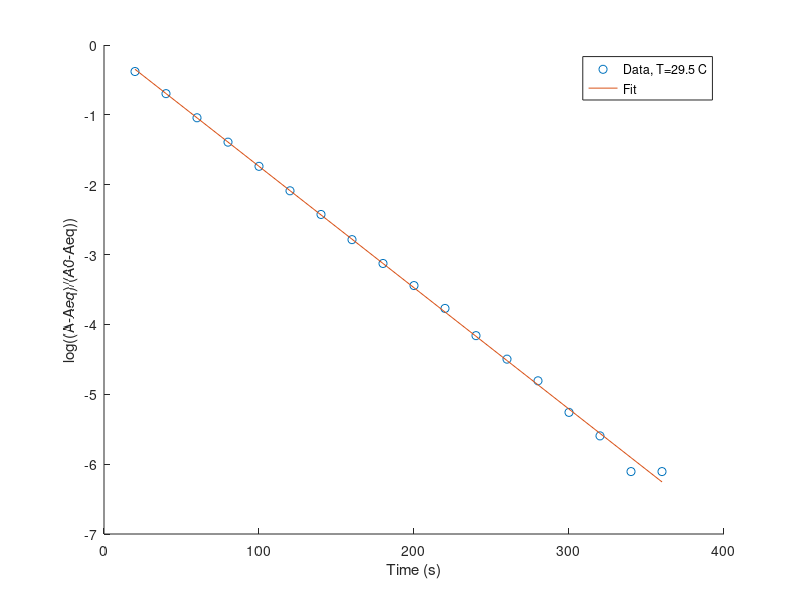
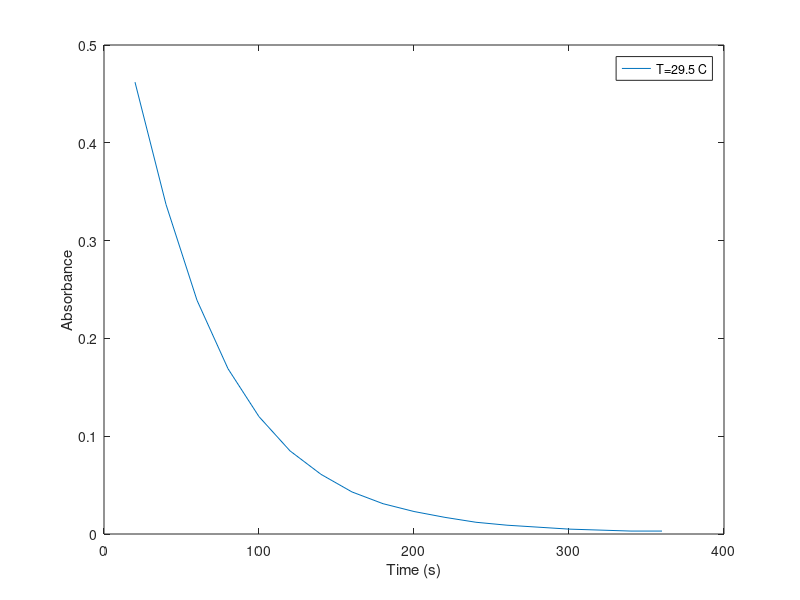
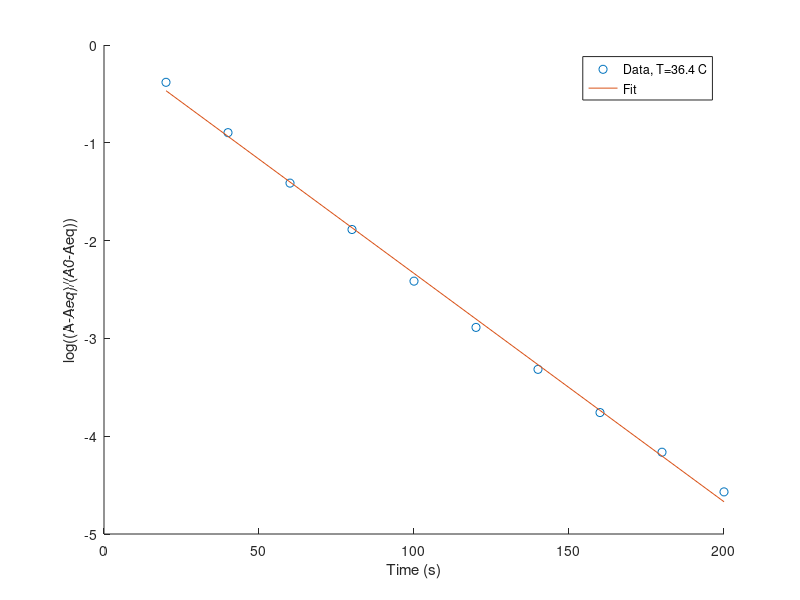
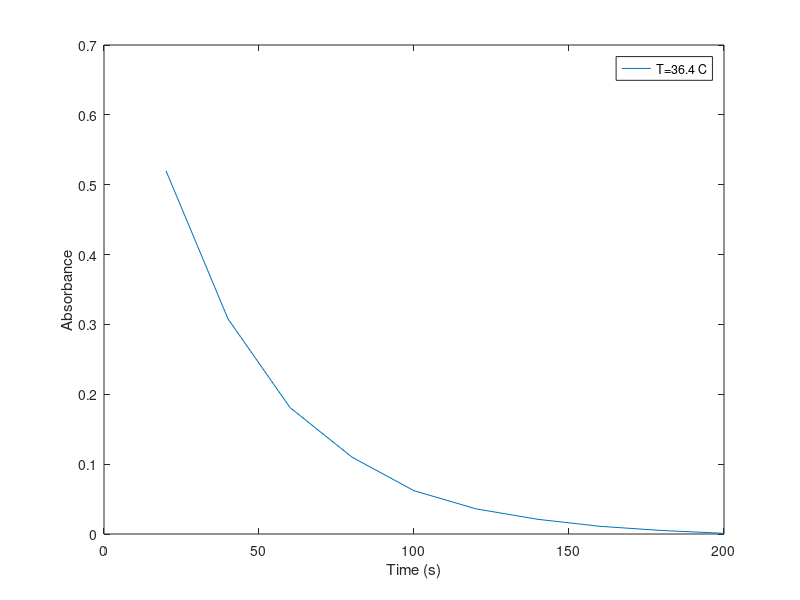

Write the MATLAB code that produced these figures, in order.
function kinetics

%data for setting A, T=29.5 C
time_A = 20:20:360;
abs_A = [0.462, 0.337, 0.239, 0.169, 0.120, 0.085, 0.061, 0.043, 0.031, 0.023, 0.017, 0.012, 0.009, 0.007, 0.005, 0.004, 0.003, 0.003];
[k1star_A, k2_A] = compute_all(time_A, abs_A, 0.5, 29.5);

%data for setting B, T=36.4 C
time_B = 20:20:320;
abs_B = [0.520, 0.308, 0.181, 0.110, 0.062, 0.036, 0.021, 0.011, 0.005, 0.001, 0.000, -0.004, -0.006, -0.007, -0.008, -0.008];
[k1star_B, k2_B] = compute_all(time_B(1:numel(time_B)-6), abs_B(1:numel(time_B)-6), 8, 36.4);

%data for setting C, T=48.5 C
time_C = 15:5:90;
abs_C = [0.001, 0.053, 0.111, 0.085, 0.060, 0.043, 0.032, 0.025, 0.021, 0.020, 0.018, 0.018, 0.018, 0.018, 0.018, 0.018];
[k1star_C, k2_C] = compute_all(time_C(3:numel(time_C)-5), abs_C(3:numel(time_C)-5), 0.2, 48.5);

%%Activation Energies
[E1, uncert_1] = calc_Ea([k1star_A, k1star_B, k1star_C],[29.5, 36.4, 48.5]+273.15);
[E2, uncert_2] = calc_Ea([k2_A, k2_B, k2_C],[29.5, 36.4, 48.5]+273.15);
Hrxn = E1-E2;

fprintf('-----------------------------------\n')
fprintf('Activation Energies (J/mol) \n')
fprintf('-----------------------------------\n')
fprintf('E1                       %4.4e \n', E1)
fprintf('Uncertainty              %4.4e \n', uncert_1)
fprintf('E2                       %4.4e \n', E2)
fprintf('Uncertainty              %4.4e \n', uncert_2)
fprintf('-----------------------------------\n')
fprintf('Heat of Reaction: %4.4e J/mol \n', Hrxn)

end

function [k1star, k2] = compute_all(time, abs, c_factor, T)

[A0, Aeq, slope] = calc_A0(time, abs, c_factor, T);
[k1star, k2] = rxn_constants(slope, A0, Aeq);

%Uncertainty
[sigma_m, sigma_b] = linear_reg_uncertainty(time,log((abs-Aeq)/(A0-Aeq)),slope,0);

fprintf('------------------------------\n')
fprintf('Results for T=%.1f C \n',T)
fprintf('------------------------------\n')
fprintf('A0                     %.4f\n', A0)
fprintf('Aeq                    %.4f\n', Aeq)
fprintf('k1*                    %4.4e\n', k1star)
fprintf('k2                     %4.4e\n', k2)
fprintf('Uncertainty, slope     %4.4e\n', sigma_m)
fprintf('Uncertainty, intercept %4.4e\n', sigma_b)

figure
plot(time, abs)
xlabel('Time (s)')
ylabel('Absorbance')
legend(sprintf('T=%.1f C',T))

end

function [A0, Aeq, slope] = calc_A0(time, A, c, T)

Aeq = A(end) - c*A(end); %Estimate equilibrium absorbance value

tol = 0.0001;
error = 1;
count = 0;

A0_guess = max(A); %Guess initial A0

while error > tol
    log_A = log((A-Aeq)/(A0_guess-Aeq));
    p = polyfit(time, log_A, 1);
    A0_guess = A0_guess + p(2);
    error = abs(p(2));
    count = count+1;
    if count > 100
        disp('Took too many iterations to find A0, check inputs')
        break
    end
end

A0 = A0_guess;
slope = p(1);

figure
hold on
plot(time, log_A, 'o')
plot(time, p(1).*time + p(2))
xlabel('Time (s)')
ylabel('log((A-Aeq)/(A0-Aeq))')
legend(sprintf('Data, T=%.1f C',T), 'Fit')

end

function [k1_star, k2] = rxn_constants(slope, A0, Aeq)
%Calculate rate constants
C = (A0 - Aeq)/Aeq;
k2 = -slope/(1+C);
k1_star = -slope-k2;
end

function [Ea, uncert] = calc_Ea(k, T)
%Temp must be in Kelvin

x = 1./(8.314*T);
y = log(abs(k));

p = polyfit(x, y, 1);
Ea = -p(1);

[uncert, ~] = linear_reg_uncertainty(x, y, p(1), p(2));

end

function [sigma_m, sigma_b] = linear_reg_uncertainty(x_arr,y_arr,m,b)
% Outputs the uncertainty in the m and b constants of y = mx + b
% x_arr, and y_arr are the the arrays of x and y experimental values
% m and b are constants from the linear interpolation

N = numel(x_arr);

x_sq = x_arr.^2;

delta = N .* sum(x_sq) - sum(x_arr).^2;

% Uncertainty in the measurements of y
sigma_y = sqrt(1/(N-2) .* sum((y_arr - b - m.*x_arr).^2));

% Uncertainty in b (y = mx + b)
sigma_b = sigma_y .* sqrt(sum(x_sq)./delta);

% Uncertainty in m (y = mx+b)
sigma_m = sigma_y .* sqrt(N./delta);

end
